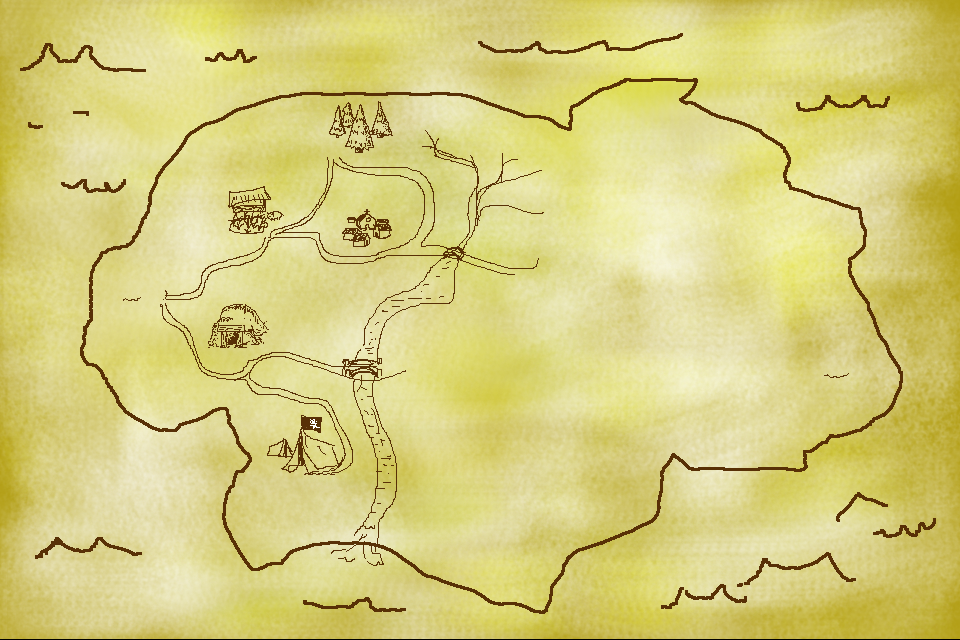

Below is a game level as drawn by its tile map, then a one-line description and the .tmx that defines it (tile-layer data replaced by summaries):
An orthogonal 30x20 tile map with 32x32 px tiles, 1 tile layer (background) and 17 objects (8x polygonline).

<map version="1.0" orientation="orthogonal" width="30" height="20" tilewidth="32" tileheight="32">
 <tileset firstgid="1" name="sample_map" tilewidth="32" tileheight="32">
  <image source="sample_map.png" width="960" height="640" />
 </tileset>
 <layer name="background" width="30" height="20">
  <data>[600 cells, 600 non-empty, 600 distinct tile ids]</data>
 </layer>
 <objectgroup name="land" width="30" height="20">
  <object x="109" y="266" width="50" height="46" />
  <object x="222" y="181" width="55" height="50" />
  <object x="329" y="100" width="58" height="58" />
  <object x="340" y="201" width="50" height="48" />
  <object x="207" y="302" width="58" height="50" />
  <object x="278" y="429" width="52" height="46" />
  <object x="530" y="250" width="26" height="34" />
  <object x="412" y="354" width="22" height="22" />
 </objectgroup>
 <objectgroup name="path" width="30" height="20">
  <object name="first" type="polygonline" x="160" y="293">
   <polyline points="0,0 26,-3 43,-20 75,-29 99,-40 112,-59" />
  </object>
  <object type="polygonline" x="160" y="298">
   <polyline points="0,0 11,21 28,36 37,61 59,78 83,74" />
  </object>
  <object type="polygonline" x="246" y="370">
   <polyline points="0,0 23,-15 52,-12 91,0 137,0 176,-1" />
  </object>
  <object type="polygonline" x="245" y="374">
   <polyline points="0,0 15,15 45,17 80,27 95,56 102,86" />
  </object>
  <object type="polygonline" x="275" y="231">
   <polyline points="0,0 28,-11 47,-32 57,-55 57,-81" />
  </object>
  <object type="polygonline" x="333" y="151">
   <polyline points="0,0 14,16 42,19 77,20 95,39 93,68 82,92 50,109" />
  </object>
  <object type="polygonline" x="277" y="235">
   <polyline points="0,0 37,-1 52,21 80,22 105,24" />
  </object>
  <object type="polygonline" x="387" y="259">
   <polyline points="0,0 29,-7 56,-8 78,-1 109,8 147,11" />
  </object>
  <object x="555" y="72">
   <polygon points="0,0 -9,60 95,47 95,-37" />
  </object>
 </objectgroup>
</map>